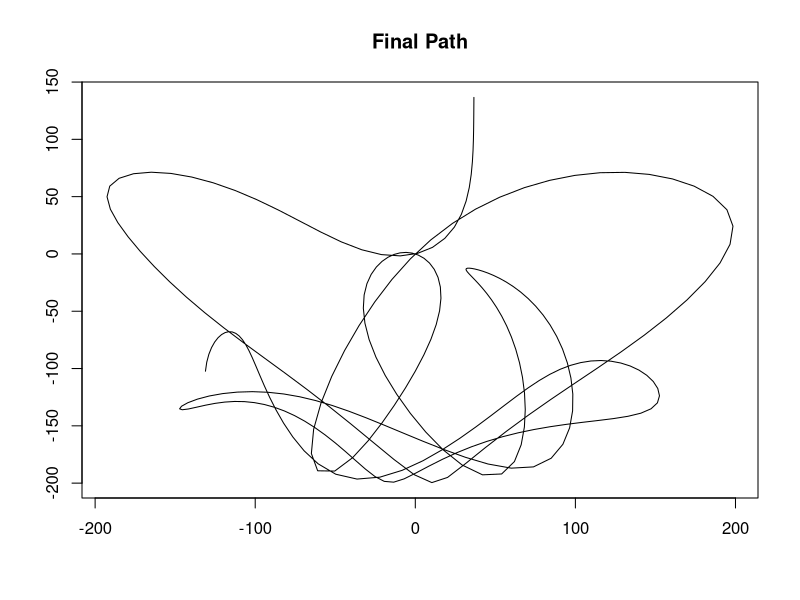
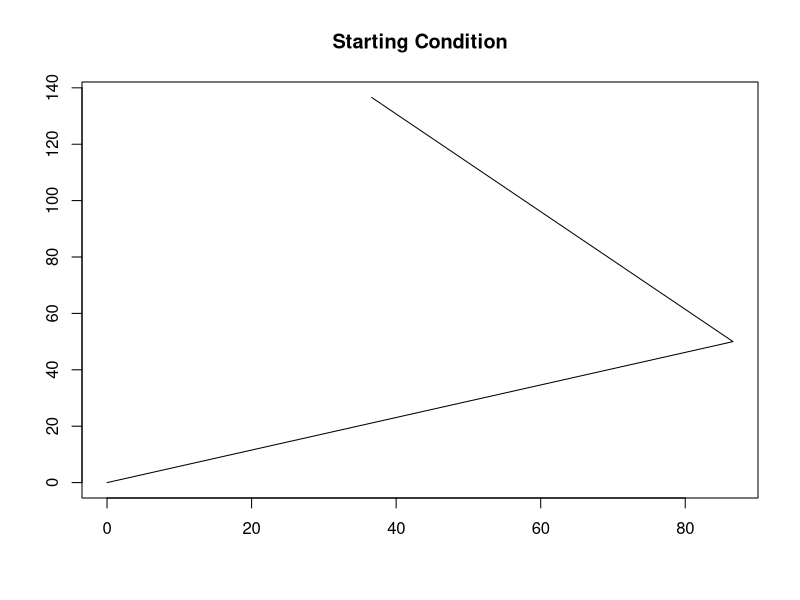
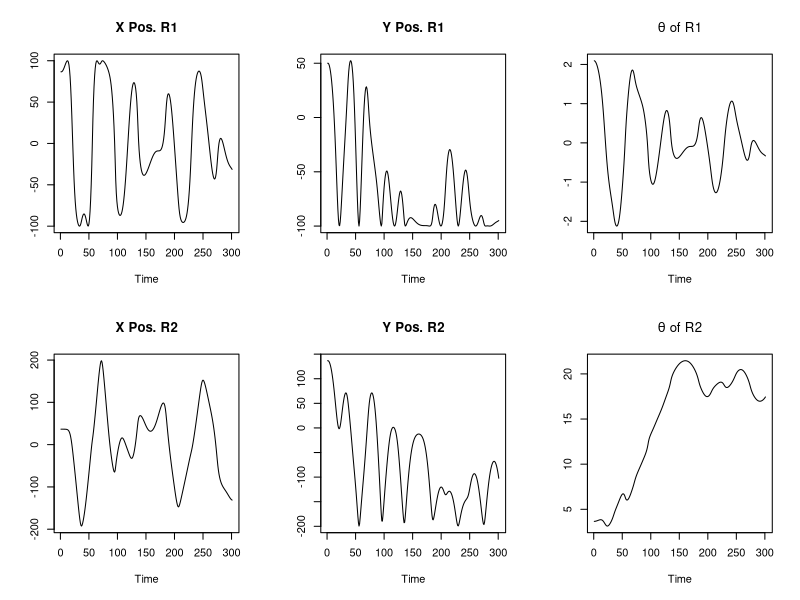

Write R code to recreate these figures, in order.
#######################################
#######################################
### Double Pendulum w/ Spiking ESN ####
#######################################
#######################################


#Clear Enviroment and load libraries
rm(list = ls())
library(tidyverse)
library(gganimate)
library(ggraph)

#parallel libraries
library(doParallel)
library(parallel)
library(foreach)

#specify cores
options(cores = 4)


#####################################
### Simulate Double Pendulum Data ###
#####################################

#https://www.myphysicslab.com/pendulum/double-pendulum-en.html

#constants
r1 = 100 #length of rod 1
r2 = 100 #length of rod 2
m1 = 100 #mass of rod 1
m2 = 100 #mass of rod 2
theta1 = 2*pi/3 #angle of first pendulum
theta2 = 7*pi/6 #angle of second pendulum
omega1 = 0 #angular velocity of first pendulum
omega2 = 0 #angular velocity of second pendulum
g = 1 #gravitational constant

#acceleration functions
acceleration = function(g, r1, r2, m1, m2, theta1, theta2, omega1, omega2, dt)
{
  numerator_1 = -g*(2*m1 + m2)*sin(theta1) - 
    m2*g*(sin(theta1-2*theta2)) - 
    2*sin(theta1-theta2)*m2*((omega2^2)*r2 + (omega1^2)*r1*cos(theta1-theta2))
  
  numerator_2 = 2*sin(theta1-theta2) * 
    ((omega1^2)*r1*(m1+m2) + g*(m1+m2)*cos(theta1) + (omega2^2)*r2*m2*cos(theta1-theta2))
  
  denominator_1 = r1*(2*m1+m2-m2*cos(2*theta1 - 2*theta2))
  
  denominator_2 = r2*(2*m1+m2-m2*cos(2*theta1 - 2*theta2))
  
  accel_1 = (numerator_1/denominator_1)*(dt^2)
  accel_2 = (numerator_2/denominator_2)*(dt^2)
  return(c(accel_1, accel_2))
}

#Specify initial conditions
x1 = r1 * sin(theta1)
y1 = r1 * cos(theta1)
x2 = x1 + r2 * sin(theta2)
y2 = y1 + r2 * cos(theta2)
TotalTime = 300 #300 runs fairly quickly, 1000 takes about an hour to render GIF
state = matrix(NaN, nrow = TotalTime+1, ncol = 6)
state[1,] = c(x1, y1, theta1, x2, y2, theta2)

#Loop through time to get new positions
for(t in 2:(TotalTime + 1))
{
  #calculate acceleration
  accel = acceleration(g, r1, r2, m1, m2, theta1, theta2, omega1, omega2, dt = 1)
  
  #update location of pendulum 1
  x1 = r1*sin(theta1)
  y1 = r1*cos(theta1)

  #update location of pendulum 2
  x2 = x1 + r2*sin(theta2)
  y2 = y1 + r2*cos(theta2)

  #update velocity
  omega1 = omega1 + accel[1]
  omega2 = omega2 + accel[2]
  
  #update angle
  theta1 = theta1 + omega1
  theta2 = theta2 + omega2
  
  state[t,1] = x1
  state[t,2] = y1
  state[t,3] = theta1
  state[t,4] = x2
  state[t,5] = y2
  state[t,6] = theta2 
}

#Save output as dataframe
df <- tibble(t=1:dim(state)[1], 
             x1 = state[,1],
             y1 = -state[,2],
             x2 = state[,4],
             y2 = -state[,5],
             group=1)

#Plot final path
par(mfrow = c(1,1))
plot(df$x2, df$y2, type = 'l', main = 'Final Path', xlab = '', ylab = '')


#Generate trail for GIF
tmp <- dplyr::select(df,t,x2,y2)
trail <- tibble(x=c(sapply(1:5,function(x) lag(tmp$x2,x))),
                y=c(sapply(1:5,function(x) lag(tmp$y2,x))),
                t=rep(tmp$t,5)) %>%
  dplyr::filter(!is.na(x))

#Plot GIF
ggplot(df)+
  geom_path(data=trail,aes(x,y,group = t),colour="blue",size=0.5)+
  geom_segment(aes(xend=x1,yend=y1),x=0,y=0)+
  geom_segment(aes(xend=x2,yend=y2,x=x1,y=y1))+
  geom_point(size=5,x=0,y=0)+
  geom_point(aes(x1,y1),col="red",size=5)+
  geom_point(aes(x2,y2),col="blue",size=5)+
  scale_y_continuous(limits=c(-(r1+r2),(r1+r2)))+
  scale_x_continuous(limits=c(-(r1+r2),(r1+r2)))+
  ggraph::theme_graph()+
  labs(title="{frame_time} s")+
  transition_time(t) +
  shadow_mark(colour="grey50",size=0.25,exclude_layer = 2:6)-> p
pa <- animate(p,nframes=nrow(df),fps=20)
pa


#Plot starting condition
plot(c(0,df$x1[1],df$x2[1]), c(0, df$y1[1], df$y2[2]), type = 'l',
     main = 'Starting Condition', xlab = '', ylab = '')

#Plot final outcomes
par(mfrow = c(2,3))
plot(df$x1, type = 'l',
     main = 'X Pos. R1', xlab = 'Time', ylab = '')
plot(df$y1, type = 'l',
     main = 'Y Pos. R1', xlab = 'Time', ylab = '')
plot(state[,3], type = 'l',
     main = expression(paste(theta, ' of R1')), xlab = 'Time', ylab = '')
plot(df$x2, type = 'l',
     main = 'X Pos. R2', xlab = 'Time', ylab = '')
plot(df$y2, type = 'l',
     main = 'Y Pos. R2', xlab = 'Time', ylab = '')
plot(state[,6], type = 'l',
     main = expression(paste(theta, ' of R2')), xlab = 'Time', ylab = '')
